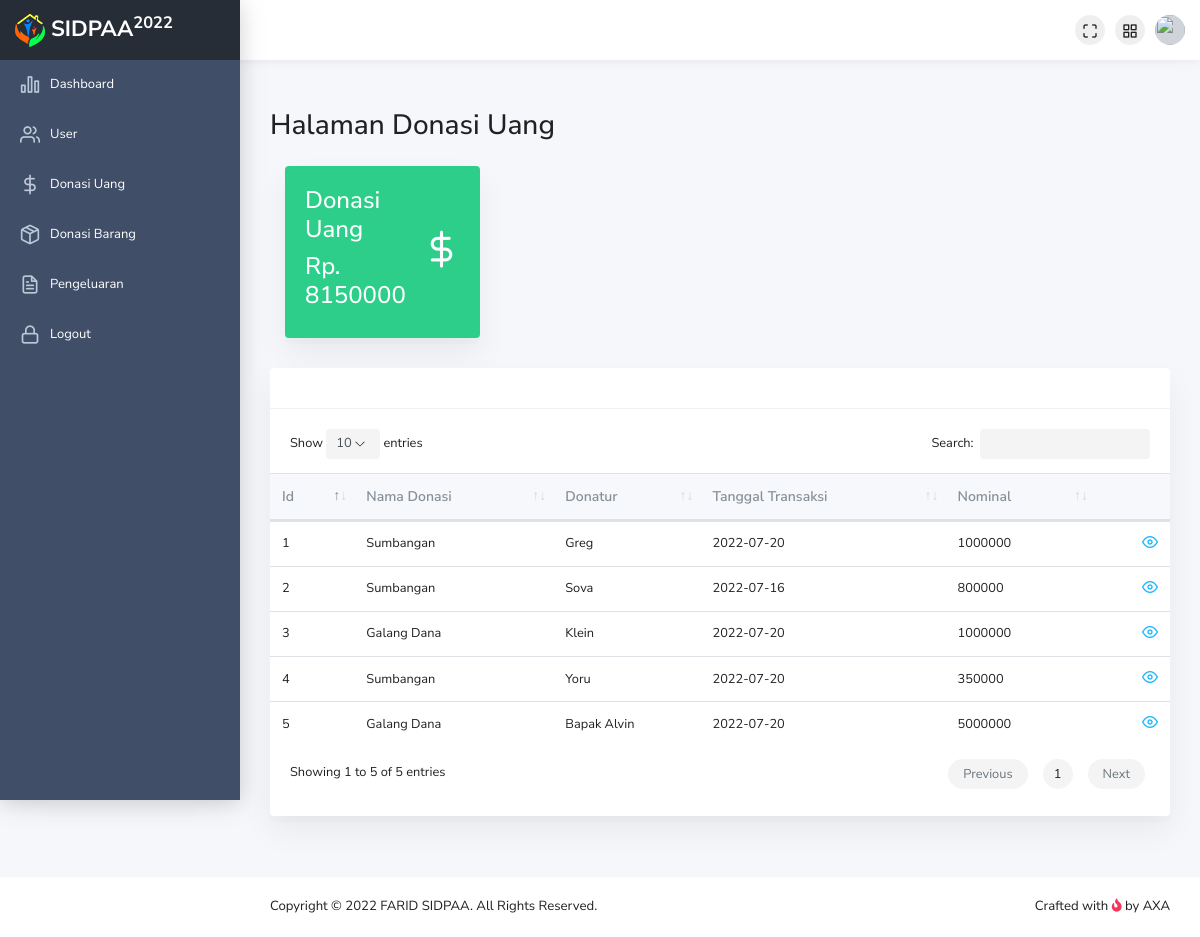
Screenshot of /index.php/donasi_uang with the database file from the repository.
### tables this page shows
CREATE TABLE `donasi_uang` (
  `id` int(11) NOT NULL,
  `nama_donasi` varchar(255) NOT NULL,
  `id_user` int(11) NOT NULL,
  `tgl_donasi_uang` date NOT NULL,
  `nominal` int(50) NOT NULL
);

CREATE TABLE `user` (
  `id` int(11) NOT NULL,
  `nama` varchar(100) DEFAULT NULL,
  `email` varchar(100) DEFAULT NULL,
  `password` varchar(100) DEFAULT NULL,
  `gambar` varchar(100) DEFAULT NULL,
  `role` varchar(100) DEFAULT NULL,
  `alamat` varchar(255) DEFAULT NULL,
  `nomor` varchar(25) DEFAULT NULL
);

### application/controllers/Donasi_Uang.php (called while the page is built, shortened)
<?php
class Donasi_Uang extends CI_Controller
{
    public function __construct()
    {
        $this->load->model('Donasi_Uang_model');
        $this->load->model('User_model', 'userrole');
    }
    public function index()
    {
        $data['judul'] = "Halaman Donasi Uang";
        $data['user'] = $this->userrole->getBy();
        $data['userr'] = $this->userrole->get();
        $data['c_user'] = $this->userrole->count_user();
        $data['donasi_uang'] = $this->Donasi_Uang_model->get();
        $data['donasi_uang_nama'] = $this->Donasi_Uang_model->join();
        $data['c_total'] = $this->Donasi_Uang_model->count_du();
        $this->load->view("layout/header", $data);
        $this->load->view("donasi_uang/vw_donasi_uang", $data);
        $this->load->view("layout/footer", $data);
    }
}

### index.php (called while the page is built, shortened)
<?php
require_once BASEPATH.'core/CodeIgniter.php';

### application/models/Donasi_Uang_model.php (called while the page is built, shortened)
<?php
class Donasi_Uang_model extends CI_Model
{
    public $table = 'donasi_uang';
    public function get()
    {
        $this->db->from($this->table);
        $query = $this->db->get();
        return $query->result_array();
    }
    public function join()
    {
        $this->db->select('du.*, r.*');
        $this->db->from('donasi_uang du');
        $this->db->join('user r', 'du.id_user = r.id');
        $query = $this->db->get();
        return $query->result_array();
    }
}

### application/views/donasi_uang/vw_donasi_uang.php (the view, shortened to what this page needs)
<div class="main-content">
    <div class="container-fluid">
        <h1 class="h3 mb-4 text-gray-800"><?php echo $judul; ?></h1>
        <div class="row">
            <div class="col-md-12">
                <div class="col-lg-3 col-md-6 col-sm-12">
                    <div class="widget bg-success">
                        <div class="widget-body">
                            <div class="d-flex justify-content-between align-items-center">
                                <div class="state">
                                    <h4>Donasi Uang</h4>
                                    <h4>Rp.
                                        <?php
                                        $dutotal  = 0;
                                        ?>
                                        <?php foreach ($donasi_uang as $duang) :
                                            $dutotal += $duang['nominal'];
                                        ?>
                                        <?php endforeach; ?>
                                        <?= $dutotal ?>
                                    </h4>
                                </div>
                                <div class="icon">
                                    <i class="ik ik-dollar-sign"></i>
                                </div>
                            </div>
                        </div>
                    </div>
                </div>
                <div class="card">
                    <div class="card-header">
                    </div>
                    <div class="card-body">
                        <table id="data_table" class="table">
                            <thead>
                                <tr>
                                    <th>Id</th>
                                    <th>Nama Donasi</th>
                                    <th>Donatur</th>
                                    <th>Tanggal Transaksi</th>
                                    <th>Nominal</th>
                                    <th class="nosort">&nbsp;</th>
                                </tr>
                            </thead>
                            <tbody>
                                <?php $i = 1; ?>
                                <?php foreach ($donasi_uang_nama as $us) : ?>
                                    <tr>
                                        <td> <?= $i; ?></td>
                                        <td><?= $us['nama_donasi']; ?></td>
                                        <td><?= $us['nama']; ?></td>
                                        <td><?= $us['tgl_donasi_uang']; ?></td>
                                        <td><?= $us['nominal']; ?></td>
                                        <td>
                                            <div class="table-actions">
                                                <a href="<?= base_url('Donasi_uang/detail/') . $us['id']; ?>" class="ik ik-eye text-blue"></a>
                                            </div>
                                        </td>
                                    </tr>
                                    <?php $i++; ?>
                                <?php endforeach; ?>
                            </tbody>
                        </table>
                    </div>
                </div>
            </div>
        </div>
    </div>
</div>

### rows the page displays
donasi_uang: nama_donasi "Sumbangan", id_user.nama "Greg", tgl_donasi_uang "2022-07-20", nominal "1000000"
donasi_uang: nama_donasi "Sumbangan", id_user.nama "Sova", tgl_donasi_uang "2022-07-16", nominal "800000"
donasi_uang: nama_donasi "Galang Dana", id_user.nama "Klein", tgl_donasi_uang "2022-07-20", nominal "1000000"
donasi_uang: nama_donasi "Sumbangan", id_user.nama "Yoru", tgl_donasi_uang "2022-07-20", nominal "350000"
donasi_uang: nama_donasi "Galang Dana", id_user.nama "Bapak Alvin", tgl_donasi_uang "2022-07-20", nominal "5000000"

### other values shown
$judul "Halaman Donasi Uang"
$dutotal "8150000"
